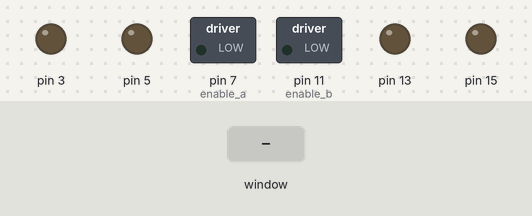
Simulated run of this program. Board: Raspberry Pi (header pin numbers). Shown: switched loads named in the program (green lamp = pin HIGH), output pins drawn as LEDs (lit = HIGH). The test bench sets the inputs (shaded band). The desktop window is not drawn, its controls go by their first labels and the mouse button is held 0.15 s.

Above: at 1.2 s.
1.3 s: control labelled "Left" in the window clicked
At 2.1 s:
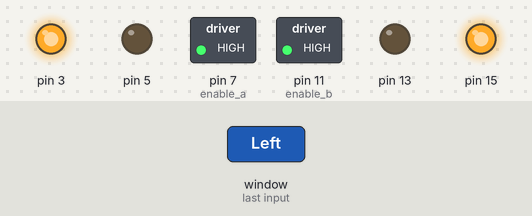
4.3 s: control labelled "Forward" in the window clicked
At 5.6 s:
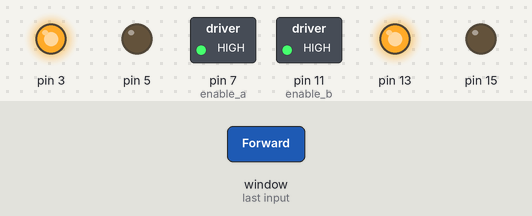
7.3 s: control labelled "Backward" in the window clicked
At 7.9 s:
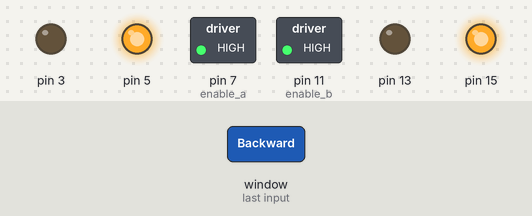
10.3 s: control labelled "Right" in the window clicked
At 11.4 s:
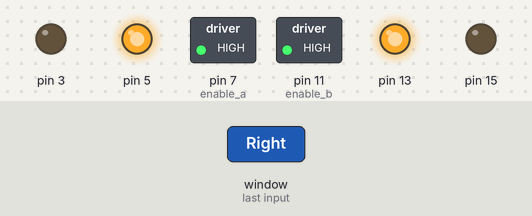
Timing chart, 0 to 13.8 s (numbered marks = the images above; inputs shaded):
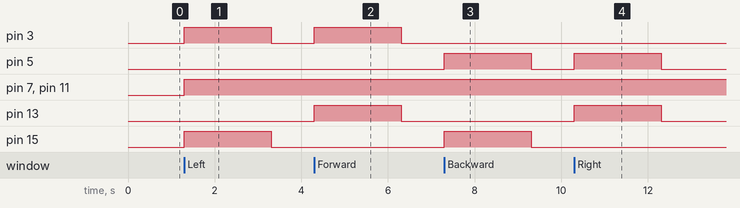

The program:

robocar-ui.py
```python
from guizero import App, Text, TextBox, PushButton
from robocar import run_forward_motors, run_backward_motors, \
    rotate_motors_left, rotate_motors_right, \
    stop_motors, motors_cleanup
from time import sleep

app = App(title="Robocart Control panel", layout="grid")

ACTION_TIME = 2


def press_forward():
    run_forward_motors()
    sleep(ACTION_TIME)
    stop_motors()


def press_backward():
    run_backward_motors()
    sleep(ACTION_TIME)
    stop_motors()


def press_left():
    rotate_motors_left()
    sleep(ACTION_TIME)
    stop_motors()


def press_right():
    rotate_motors_right()
    sleep(ACTION_TIME)
    stop_motors()


button_left = PushButton(app, command=press_left, text="Left", grid=[0, 0])
button_forward = PushButton(app, command=press_forward, text="Forward", grid=[1, 0])
button_backward = PushButton(app, command=press_backward, text="Backward", grid=[2, 0])
button_right = PushButton(app, command=press_right, text="Right", grid=[3, 0])

app.display()
motors_cleanup()
```

robocar.py
```python
# Run DC Motors with L293D

import RPi.GPIO as GPIO
from time import sleep

enable_a = 7
motor_a1 = 3
motor_a2 = 5

enable_b = 11
motor_b1 = 13
motor_b2 = 15

pwm_duty_circle_run = 100


def setup():
    GPIO.setmode(GPIO.BOARD)
    setup_pins(enable_a, motor_a1, motor_a2)
    setup_pins(enable_b, motor_b1, motor_b2)


def setup_pins(enable, in1, in2):
    GPIO.setup(enable, GPIO.OUT)
    GPIO.setup(in1, GPIO.OUT)
    GPIO.setup(in2, GPIO.OUT)


setup()

pwm_a = GPIO.PWM(enable_a, 100)
pwm_b = GPIO.PWM(enable_b, 100)
pwm_a.start(0)
pwm_b.start(0)


def run_forward(enable, in1, in2, pwm):
    GPIO.output(in1, True)
    GPIO.output(in2, False)
    pwm.ChangeDutyCycle(pwm_duty_circle_run)
    GPIO.output(enable, True)


def run_backward(enable, in1, in2, pwm):
    GPIO.output(in1, False)
    GPIO.output(in2, True)
    pwm.ChangeDutyCycle(pwm_duty_circle_run)
    GPIO.output(enable, True)


def stop(enable, in1, in2):
    GPIO.output(in1, False)
    GPIO.output(in2, False)
    GPIO.output(enable, False)


def run_forward_motors():
    run_forward(enable_a, motor_a1, motor_a2, pwm_a)
    run_forward(enable_b, motor_b1, motor_b2, pwm_b)


def run_backward_motors():
    run_backward(enable_a, motor_a1, motor_a2, pwm_a)
    run_backward(enable_b, motor_b1, motor_b2, pwm_b)


def rotate_motors_left():
    run_forward(enable_a, motor_a1, motor_a2, pwm_a)
    run_backward(enable_b, motor_b1, motor_b2, pwm_b)


def rotate_motors_right():
    run_backward(enable_a, motor_a1, motor_a2, pwm_a)
    run_forward(enable_b, motor_b1, motor_b2, pwm_b)


def stop_motors():
    stop(enable_a, motor_a1, motor_a2)
    stop(enable_b, motor_b1, motor_b2)


def motors_cleanup():
    pwm_a.stop()
    pwm_b.stop()
    GPIO.cleanup()
```

Measured:
- after the input at 1.3 s, pin 3, pin 15: LOW → HIGH at once, → LOW 2.0 s later; pin 7 (enable_a), pin 11 (enable_b): LOW → HIGH at once
- after the input at 4.3 s, pin 3, pin 13: LOW → HIGH at once, → LOW 2.0 s later
- after the input at 7.3 s, pin 5, pin 15: LOW → HIGH at once, → LOW 2.0 s later
- after the input at 10.3 s, pin 5, pin 13: LOW → HIGH at once, → LOW 2.0 s later
